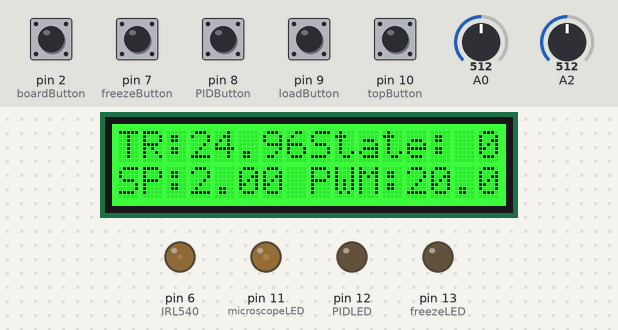
A sketch run on a simulated Arduino Uno, built with avr-gcc and run on an emulated ATmega328P. Parts: 16×2 character LCD, output pins drawn as LEDs (lit = HIGH). Inputs (shaded band) come from the test bench; at power-on: pin 2 (boardButton), pin 7 (freezeButton), pin 8 (PIDButton), pin 9 (loadButton), pin 10 (topButton) LOW, A0 = 512, A2 = 512. What the sketch prints to the serial monitor is not drawn.

Above: at 3.2 s.
3.3 s: pin 8 (PIDButton) pulled HIGH for 0.15 s
At 3.56 s:
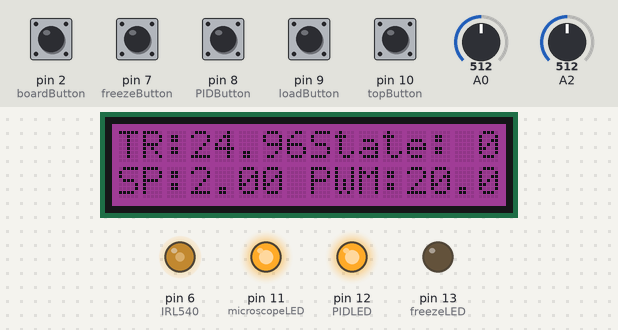
4.0 s: pin 2 (boardButton) pulled HIGH for 0.15 s
At 4.17 s:
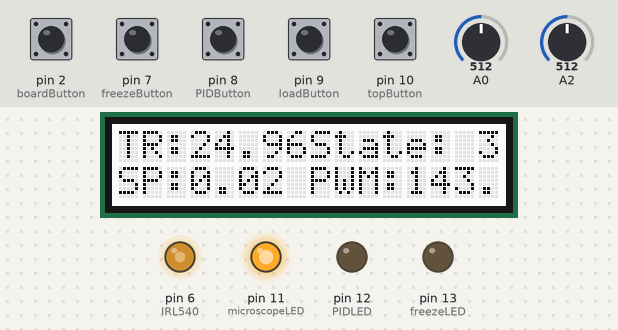
4.7 s: A0 set to 900
At 6.3 s:
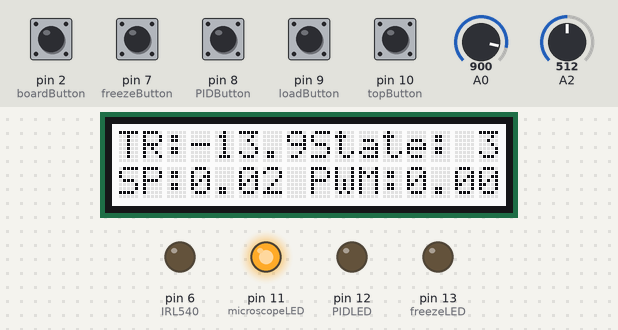
6.6 s: A0 set to 716
At 7.32 s:
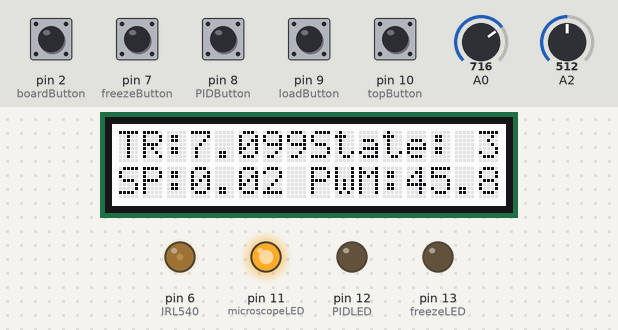
8.4 s: pin 7 (freezeButton) pulled HIGH for 0.15 s
At 9.3 s:
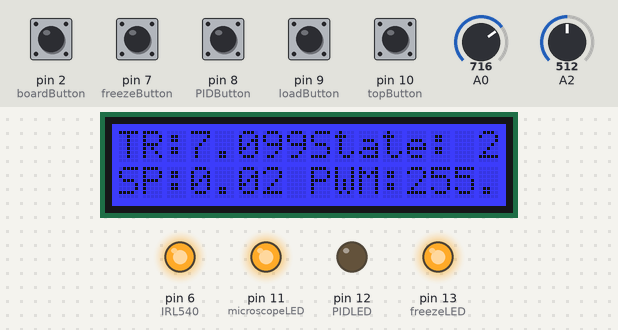
10.1 s: pin 10 (topButton) pulled HIGH for 0.15 s
At 11.58 s:
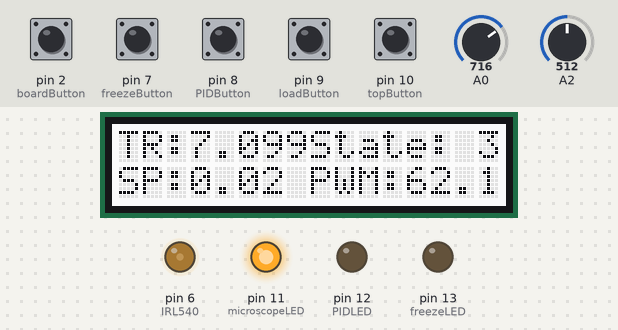
Timing chart, 0 to 11.8 s (numbered marks = the images above; inputs shaded):
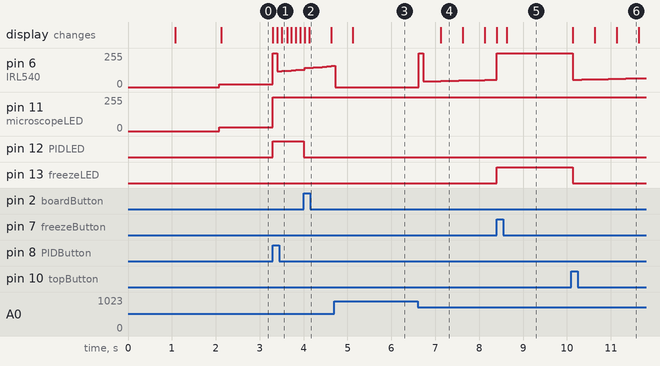

The sketch:

Cryostage.ino
```cpp
// (licence header left out)
//****************************LIBRARIES****************************


    #include "SPI.h" //SPI Library supplied with the Arduino. A dependency of the Adafruit MAX31855 library.
    #include <PID_v1.h> //The Arduino PID algorithm by Brett Beauregaard, used to control temperature in setpoint mode. https://github.com/br3ttb/Arduino-PID-Library
    #include <math.h> //Math functions used in thermistor calculations.
    #include <Wire.h> //I2C library used for communicating with the LCD.
    #include "rgb_lcd.h" //Grove LCD RGB Backlight library. https://github.com/Seeed-Studio/Grove_LCD_RGB_Backlight


//****************************PINS*********************************

//Define MOSFET pin. PWM output from the PID control will go through this pin
    int IRL540 = 6;

//Initiate pins used for buttons on the board and on the box
    int boardButton = 2;
    int freezeButton = 7;
    int PIDButton = 8;
    int loadButton = 9;
    int topButton = 10;

//Initiate pins used for status LED and microscope light
    int freezeLED =13;
    int PIDLED = 12;
    int microscopeLED = 11;


//************************VARIABLES******************************


//Define PID variables
    double Setpoint, Input, Output;
    PID myPID(&Input, &Output, &Setpoint,5,1,1, REVERSE);

//Define constants and variables for temperature calculation, following Steinhart-Hart.
    float T0 = 298.15;
    float B = 3950;//B-value from the datasheet of the 100k NTC.
    float R0 = 75400;//Measured on 100k resistor with multimeter.
    float Ti = 0;
    float T = 0;
    float R = 0;

//Variables needed for voltage divider at the 100k NTC on A2.
    int signal;
    float vout;
    float vin = 3.30;//Measured between 3.3v(aref) and GND on the Arduino, using a multimeter.

//Initiate the tempstate variable which decides the mode of action for temperature control. The initial value "0" corresponds to load (PWM=0).
    int tempstate = 0;

//Initiate 16x2 Grove RGB LCD v2.0. The device uses I2C, so SDA is connected to A4 and SCL connected to A5.
    rgb_lcd lcd;
    int colorR = 255;
    int colorG = 0;
    int colorB = 0;

//Variable used to store incoming serial data. The stored value can be used as setpoint for the PID control
    float incoming = 2;

//Voltage divider input on analog pin 2.
    float potSignal;
    int light;

//Define variables used in timekeeping.
    unsigned long previousTimeLCD = 0;
    unsigned long currentTimeLCD = 0;
    int intervalLCD= 500;

    unsigned long previousTimeSerial = 0;
    unsigned long currentTimeSerial = 0;
    int intervalSerial = 1000;

//**************************SETUP SETUP SETUP SETUP SETUP****************************

void setup(){

    //3.3V (AREF) is used in place of the 5V rail to reduce noise in thermistor readings
        analogReference(EXTERNAL);

    //Define pinmodes for MOSFET, button and optional LED pin
        pinMode(boardButton,INPUT);
        pinMode(freezeButton,INPUT);
        pinMode(PIDButton,INPUT);
        pinMode(loadButton,INPUT);
        pinMode(topButton,INPUT);

        pinMode(freezeLED,OUTPUT);
        pinMode(PIDLED,OUTPUT);
        pinMode(microscopeLED,OUTPUT);

        pinMode(IRL540,OUTPUT);

    //Init PID control
        Input = T;
        Setpoint = 2;

    //Turn on PID
        myPID.SetMode(AUTOMATIC);

    //Initiate serial connection and print a test message
        Serial.begin(9600);
        Serial.println("Setup successful");
        delay(500);
        Serial.println("Going to Load");
        delay(500);

    //Start the LCD, say hello and clear
        lcd.begin(16, 2);
        lcd.setRGB(colorR, colorG, colorB);
        lcd.print("Temperature LCD");
        delay(1000);
        lcd.clear();
}

/*
**************************LEWP LEWP LEWP LEWP LEWP LEWP****************************
*/

void loop(){

     //Calculate temperature from thermistor connected to A0

        signal = analogRead(A0);
        vout = signal;
        vout = (vout/1023)*vin;
        R = (R0*vout)/(vin-vout);

        Ti = (1/T0)+(1/B)*log(R/R0);
        T = 1/Ti;
        T = T - 273.15;


    //BoardButton press sets the temperature state to 3(Potentiometer PID with microscope light)

        if  (digitalRead(boardButton)==HIGH) {
            tempstate = 3;
        }

    //LoadButton press sets the tempstate to 0 (Load: PWM=0)

        if  (digitalRead(loadButton)==HIGH) {
            tempstate = 0;
        }

    //PidButton press sets the tempstate to 1, which is PID control from serial setpoint.

        if  (digitalRead(PIDButton)==HIGH) {
            tempstate = 1;

        }

    //Freezebutton press sets the tempstate to 2, which is deep freeze. PWM is 255

        if  (digitalRead(freezeButton)==HIGH) {
            tempstate = 2;
        }

    //Topbutton has the same function as boardbutton, it is just at a more convenient position for the user.

        if  (digitalRead(topButton)==HIGH) {
            tempstate = 3;
        }


    //Depending on the current tempstate(0-3) the cryostage will do several specific actions.

        switch(tempstate){

            case 0://Tempstate is at the load position, low lights and low cooling
                Output = 20;
                analogWrite(IRL540,Output);
                digitalWrite(PIDLED, LOW);
                digitalWrite(freezeLED, LOW);
                analogWrite(microscopeLED,30);
                colorR = 0;colorG=255;colorB=0;
                lcd.setRGB(colorR, colorG, colorB);
            break;

            case 1://Tempstate is at the PID position, meaning the PID algorithm will run and lights will be turned on
                Setpoint = incoming;
                light = 255;
                digitalWrite(PIDLED,HIGH);
                digitalWrite(freezeLED,LOW);
                analogWrite(microscopeLED,light);
                colorR=255-int(Output);colorG=0;colorB=int(Output);//LCD backlight is set according to cooling power. 255=blue, 0=red.
                lcd.setRGB(colorR, colorG, colorB);

                //PID Control with quality control, using the TC value from the beginning of the loop.
                    Input = T;
                    myPID.Compute();
                    analogWrite(IRL540,Output);
            break;

            case 2://Tempstate is deep freeze, meaning the Peltier PWM will be set to 255
                Output = 255;
                analogWrite(IRL540,Output);
                digitalWrite(freezeLED,HIGH);
                digitalWrite(PIDLED,LOW);
                digitalWrite(microscopeLED,HIGH);

                colorR = 0;colorG=0;colorB=255;
                lcd.setRGB(colorR, colorG, colorB);

            break;

            case 3://Tempstate 3 is the same as PID, but setpoint is determined by the potentiometer on A2. The LCD backlight is also set to 30, same as PID mode.
                potSignal = analogRead(A2);
                potSignal = potSignal - 511;
                potSignal = potSignal/50;
                Setpoint = potSignal;
                Input = T;
                myPID.Compute();

                analogWrite(IRL540,Output);
                digitalWrite(PIDLED,LOW);
                digitalWrite(freezeLED, LOW);
                digitalWrite(microscopeLED,HIGH);

                colorR = 255;colorG=255;colorB=255;
                lcd.setRGB(colorR, colorG, colorB);

            break;

    }


    //Receive setpoint from serial, if available.

        if  (Serial.available() > 0 ){
	        incoming = Serial.parseFloat();//The setpoint is stored in the "incoming" variable. It is only used in tempstate=1

        }


    //Update the LCD if the intervalLCD time has passed

        currentTimeLCD = millis();
        if  ( currentTimeLCD - previousTimeLCD > intervalLCD) {

            //Cursor is set for first line and TC temperature is printed
                lcd.setCursor(0,0);
                lcd.print("TR:");
                lcd.setCursor(3,0);
                lcd.print(T);
                lcd.setCursor(8,0);
                lcd.print("State: ");
                lcd.setCursor(15,0);
                lcd.print(tempstate);


            //Cursor is set for the second line and setpoint + PWM are printed
                lcd.setCursor(0,1);
                lcd.print("SP:");
                lcd.setCursor(3,1);
                lcd.print(Setpoint);
                lcd.setCursor(8, 1);
                lcd.print("PWM:");
                lcd.setCursor(12,1);
                lcd.print(Output);

            //One cycle of LCD update has been executed and the timer is reset
                previousTimeLCD = currentTimeLCD ;

        }

    //Serial communication is on a different timer and is checked like the LCD timer
        currentTimeSerial = millis();
        if  ( currentTimeSerial - previousTimeSerial > intervalSerial ) {

            //Print the incoming data as a confirmation
    	   	    Serial.print("Received setpoint: ");
    	   	    Serial.print(Setpoint);
    	   	    Serial.println(" C");
                    Serial.println(light);

            //Print temperature and duty cycle

                Serial.print("100kNTC : ");
                Serial.println(T);

            //Reset the Serial timer for next cycle
                previousTimeSerial = currentTimeSerial;
        }
}
```

Measured:
- after the input at 3.3 s, pin 6 (IRL540): 20/255 → 255/255 at once, → 119/255 0.10 s later, → 121/255 0.10 s later, → 123/255 0.12 s later, … (7 changes in this stretch); pin 11 (microscopeLED): 30/255 → 255/255 at once; pin 12 (PIDLED): LOW → HIGH at once; the display: first changes at once (image 1 shows a later state)
- after the input at 4.0 s, pin 12 (PIDLED): HIGH → LOW at once; the display: first changes at once (image 2 shows a later state)
- after the input at 6.6 s, pin 6 (IRL540): 0/255 → 253/255 at once, → 43/255 0.10 s later, → 44/255 0.10 s later, → 45/255 0.10 s later, … (14 changes in this stretch); the display: changes after 0.53 s (image 4)
- after the input at 8.4 s, pin 13 (freezeLED): LOW → HIGH at once; the display: first changes at once (image 5 shows a later state)
- after the input at 10.1 s, pin 6 (IRL540): 255/255 → 55/255 at once, → 56/255 0.10 s later, → 57/255 0.10 s later, → 58/255 0.20 s later, … (13 changes in this stretch); pin 13 (freezeLED): HIGH → LOW at once; the display: first changes at once (image 6 shows a later state)
- what the display in image 4 shows lasts 0.5 s, from 7.1 s to 7.6 s
